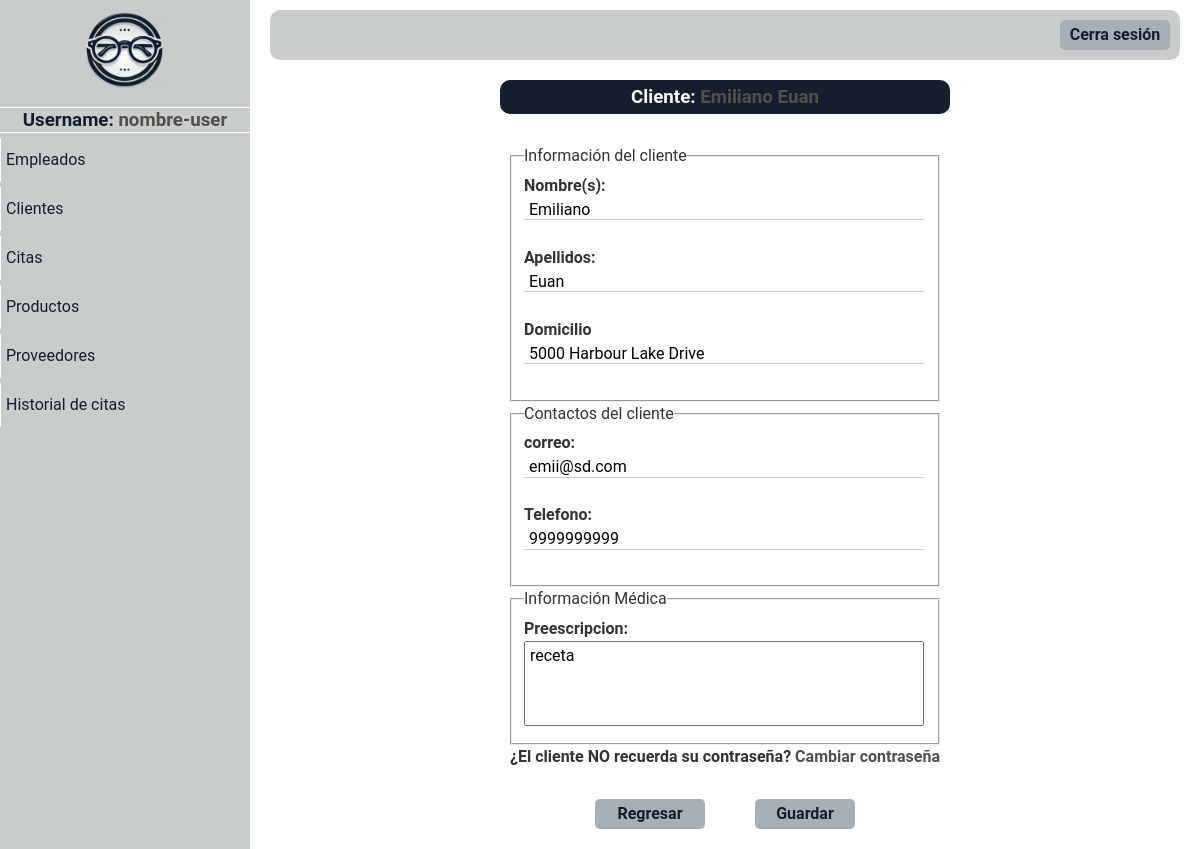
The app's page /paginas/editar_cliente.php?id=1 with its own data.
### tables this page shows
CREATE TABLE `clientes` (
  `id_cliente` int(5) NOT NULL,
  `nombres` varchar(100) DEFAULT NULL,
  `apellidos` varchar(100) DEFAULT NULL,
  `correo` varchar(100) DEFAULT NULL,
  `telefono` varchar(15) DEFAULT NULL,
  `direccion` varchar(255) DEFAULT NULL,
  `preescripcion` text DEFAULT NULL,
  `contrasena` varchar(255) DEFAULT NULL,
  `verificado` varchar(10) DEFAULT NULL,
  `rol` varchar(50) DEFAULT NULL,
  `libre` int(11) DEFAULT NULL,
  `libre2` int(11) DEFAULT NULL
);

### paginas/editar_cliente.php (the view, shortened to what this page needs)
<!DOCTYPE html>
<html lang="en">
<head>
</head>
<body>
    <?php
    include "menu_panel.php";
    require "../php/conexion.php";
    $id = $_GET['id'];
    $usuario = "SELECT * FROM clientes WHERE id_cliente = '$id'";
    $query = mysqli_query($conectar, $usuario);
    $info = $query->fetch_array();
    ?>
    <div class="nuevo-usuario main-content">
        <div class="titulo">
            <h3>Cliente: <span><?php echo $info['nombres'] . " " . $info['apellidos'] ?></span></h3>
        </div>
        <div class="content-info">
            <div class="content-edit formulario">
                <form action="/php/update_cliente.php" method="post">
                    <fieldset>
                        <legend>Información del cliente</legend>
                        <label for="">Nombre(s):</label><br>
                        <input required name="nombres" type="text" placeholder="Ingresa los nombres" value="<?php echo $info['nombres'] ?>"><br><br>
                        <label for="">Apellidos:</label><br>
                        <input required name="apellidos" type="text" placeholder="Ingresa los apellidos" value="<?php echo $info['apellidos'] ?>"><br><br>
                        <label for="">Domicilio</label><br>
                        <input placeholder="Escribe la direccion del domicilio" required name="direccion" type="text" value="<?php echo $info['direccion'] ?>"><br><br>
                    </fieldset>
                    <fieldset>
                        <legend>Contactos del cliente</legend>
                        <label for="">correo:</label><br>
                        <input required name="correo" type="email" placeholder="Escribe el correo electronico EJ. cuenta@cuenta.com" value="<?php echo $info['correo'] ?>"><br><br>
                        <label for="">Telefono:</label><br>
                        <input pattern="[0-9]{10}" maxlength="10" required name="telefono" type="tel" placeholder="Ingresa el numero celular ej. 9999123456" value="<?php echo $info['telefono'] ?>"><br><br>
                    </fieldset>
                    <fieldset>
                        <legend>Información Médica</legend>
                        <label for="">Preescripcion:</label><br>
                        <textarea placeholder="Ingresa información sobre la receta ej.Medida de la graduación" required name="preescripcion"><?php echo $info['preescripcion'] ?></textarea><br>
                    </fieldset>
                    <label class="btn-resetear-contrasena" for="">¿El cliente NO recuerda su contraseña? <a href="#"> Cambiar contraseña</a></label><br>
                    <div class="opciones-btn opciones-btn-registrar">
                        <div class="btn">
                            <a href="mostrar_clientes.php">Regresar</a>
                        </div>
                        <button class="btn-form">Guardar</button>
                    </div>
                </form>
            </div>
        </div>
    </div>
</body>
</html>

### css/style.css (style rules this page uses)
:root { --color0: #ffffff; --color1: #c8ccca; --color2: #151e2d; --color3: #a7afb6; --color4: #53504a; }
* { box-sizing: border-box; margin: 0; padding: 0; }
*, *::before, *::after { box-sizing: inherit; }
html { font-size: 62.5%; box-sizing: border-box; }
body { font-family: "Roboto"; font-size: 16px; line-height: 24px; color: #333; height: 100vh; }
.main-content { flex-grow: 1; padding: 10px 20px; margin-left: 250px; }
.btn { display: flex; cursor: pointer; width: 110px; height: 30px; background-color: var(--color3); justify-content: center; align-items: center; border-radius: 5px; font-weight: bold; }
.btn a { display: flex; color: var(--color2); text-decoration: none; height: 100%; width: 100%; justify-content: center; transition: 0.4s ease-out; align-items: center; }
.btn-form { width: 100px; height: 30px; cursor: pointer; transition: 0.4s ease-out; }
.formulario { padding: 10px 10px; }
.formulario input { border: none; border-bottom: var(--color1) solid 1px; outline: none; padding: 0 5px; width: 400px; }
.formulario button { background-color: var(--color3); border: none; border-radius: 5px; padding: 5px; color: var(--color2); font-weight: bold; }
.formulario label { font-weight: bold; }
.formulario textarea { font-family: "Roboto"; padding: 5px; width: 350px; height: 85px; resize: none; }
.opciones-btn { display: flex; gap: 10px; margin-top: 20px; }
.titulo { width: 450px; text-align: center; margin: auto; background-color: var(--color2); padding: 5px; color: var(--color0); border-radius: 10px; margin-bottom: 5px; }
.formulario { margin-top: 15px; display: flex; flex-direction: column; }
.opciones-btn-registrar { justify-content: center; width: 400px; margin: auto; margin-top: 30px; gap: 50px; }
.content-edit textarea { width: 400px; }
.content-info { display: flex; justify-content: center; }
span { color: var(--color4); }
.btn-resetear-contrasena a { color: var(--color4); text-decoration: none; }

### records on screen
clientes: nombres "Emiliano", apellidos "Euan", direccion "5000 Harbour Lake Drive", correo "emii@sd.com", telefono "9999999999", preescripcion "receta"
